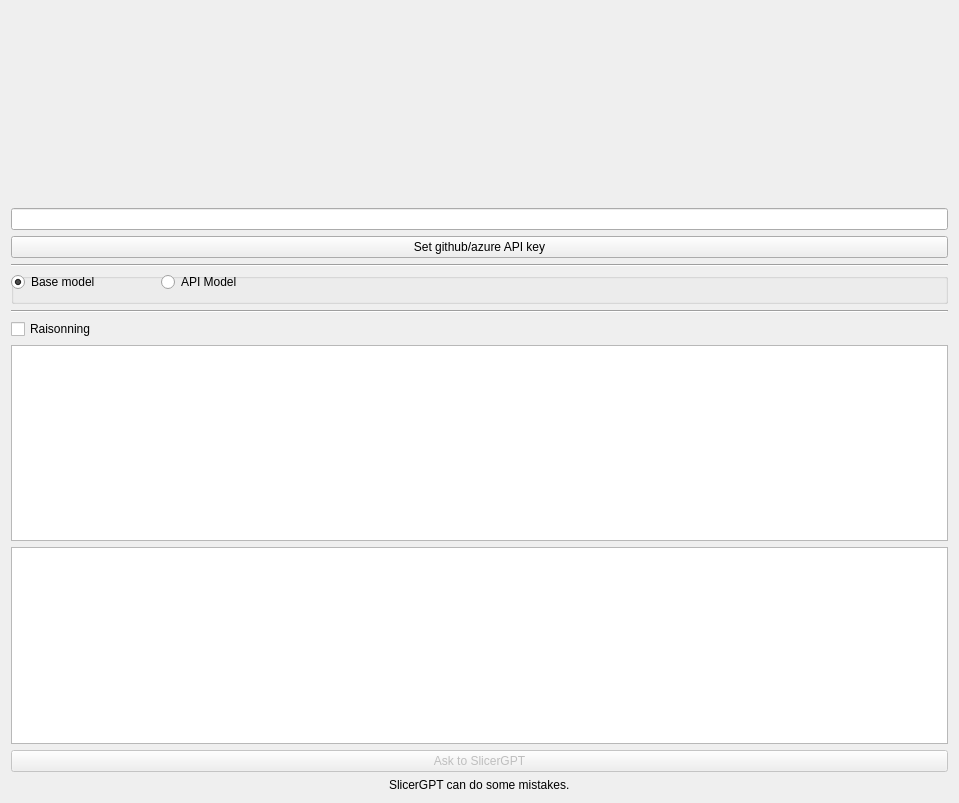
<?xml version="1.0" encoding="UTF-8"?>
<ui version="4.0">
 <class>SlicerGPT</class>
 <widget class="qMRMLWidget" name="SlicerGPT">
  <property name="geometry">
   <rect>
    <x>0</x>
    <y>0</y>
    <width>959</width>
    <height>803</height>
   </rect>
  </property>
  <layout class="QVBoxLayout" name="verticalLayout">
   <item>
    <spacer name="verticalSpacer">
     <property name="orientation">
      <enum>Qt::Vertical</enum>
     </property>
     <property name="sizeHint" stdset="0">
      <size>
       <width>20</width>
       <height>40</height>
      </size>
     </property>
    </spacer>
   </item>
   <item>
    <widget class="QLineEdit" name="apiKeyText">
     <property name="inputMethodHints">
      <set>Qt::ImhHiddenText|Qt::ImhNoAutoUppercase|Qt::ImhNoPredictiveText|Qt::ImhSensitiveData</set>
     </property>
     <property name="text">
      <string/>
     </property>
     <property name="echoMode">
      <enum>QLineEdit::Password</enum>
     </property>
    </widget>
   </item>
   <item>
    <widget class="QPushButton" name="apiKeyButton">
     <property name="text">
      <string>Set github/azure API key</string>
     </property>
    </widget>
   </item>
   <item>
    <widget class="Line" name="line">
     <property name="orientation">
      <enum>Qt::Horizontal</enum>
     </property>
    </widget>
   </item>
   <item>
    <widget class="QGroupBox" name="modelsBox">
     <property name="title">
      <string/>
     </property>
     <widget class="QRadioButton" name="apiButton">
      <property name="geometry">
       <rect>
        <x>150</x>
        <y>0</y>
        <width>171</width>
        <height>18</height>
       </rect>
      </property>
      <property name="text">
       <string>API Model</string>
      </property>
     </widget>
     <widget class="QRadioButton" name="baseButton">
      <property name="geometry">
       <rect>
        <x>0</x>
        <y>0</y>
        <width>141</width>
        <height>18</height>
       </rect>
      </property>
      <property name="text">
       <string>Base model</string>
      </property>
      <property name="checked">
       <bool>true</bool>
      </property>
     </widget>
    </widget>
   </item>
   <item>
    <widget class="Line" name="line_2">
     <property name="orientation">
      <enum>Qt::Horizontal</enum>
     </property>
    </widget>
   </item>
   <item>
    <widget class="QCheckBox" name="thinkBox">
     <property name="text">
      <string>Raisonning</string>
     </property>
    </widget>
   </item>
   <item>
    <widget class="QTextBrowser" name="conversation"/>
   </item>
   <item>
    <widget class="QPlainTextEdit" name="prompt">
     <property name="plainText">
      <string/>
     </property>
    </widget>
   </item>
   <item>
    <widget class="QPushButton" name="applyButton">
     <property name="enabled">
      <bool>false</bool>
     </property>
     <property name="toolTip">
      <string>Run the algorithm.</string>
     </property>
     <property name="text">
      <string>Ask to SlicerGPT</string>
     </property>
    </widget>
   </item>
   <item alignment="Qt::AlignHCenter">
    <widget class="QLabel" name="label">
     <property name="text">
      <string>SlicerGPT can do some mistakes.</string>
     </property>
    </widget>
   </item>
  </layout>
 </widget>
 <customwidgets>
  <customwidget>
   <class>qMRMLWidget</class>
   <extends>QWidget</extends>
   <header>qMRMLWidget.h</header>
   <container>1</container>
  </customwidget>
 </customwidgets>
 <resources/>
 <connections/>
</ui>
